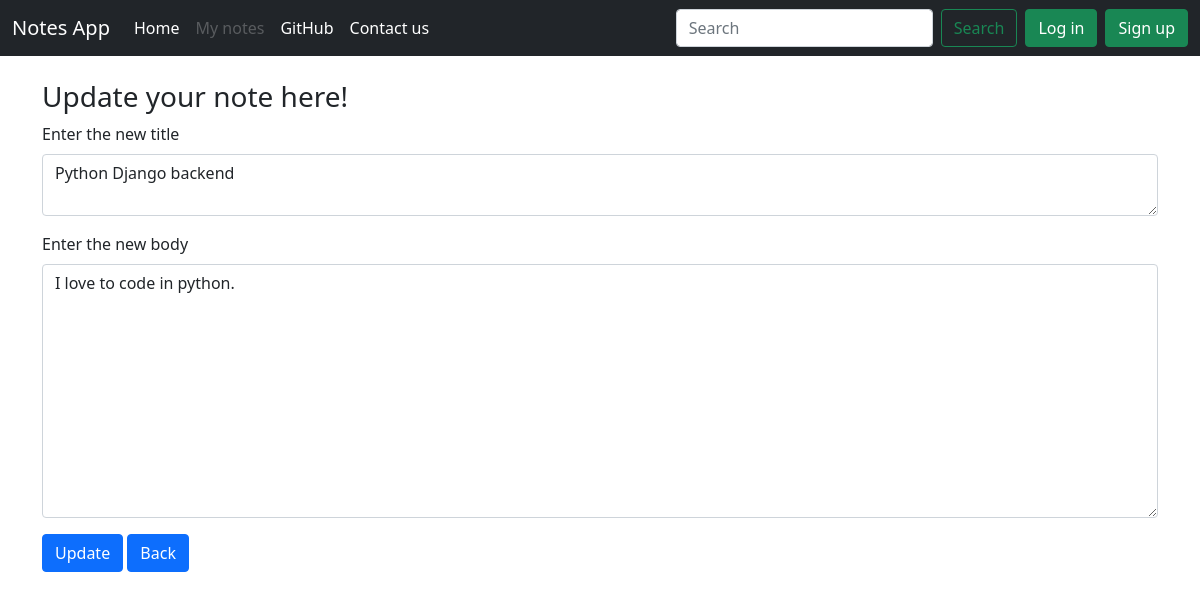
The app's page /update/18 with its own data.
### home/models.py (models this page shows, shortened)
class NotesInfo(models.Model):
    id = models.AutoField(primary_key=True)
    title = models.CharField(max_length=50)
    body =models.TextField()
    date = models.DateField(blank=True,null=True)
    user = models.ForeignKey(User,on_delete=CASCADE,null=True)

### home/views.py (the view)
# urls.py: path('update/<int:id>',views.update,name = "update"),
def update(request,id):
    print("This id of the note is",id)
    note = NotesInfo.objects.get(pk=id)
    title = note.title
    body = note.body
    context = {'id':id,'title':title,'body':body}
    return render(request,'update.html',context)

### home/templates/update.html (shortened to what this page needs)
{% extends 'base.html' %}
{% block body %}
<div class="container my-4">
    <h3>Update your note here!</h1>
    <form action="{% url 'edit' id %}" method="POST" class="my-3" style="display: inline;">
        <div class="mb-3">
          <label for="exampleInputEmail1" class="form-label" >Enter the new title</label>
          <textarea type="textarea" class="form-control" id="exampleInputEmail1" name="newtitle" rows="2" >{{title}}</textarea>
        </div>
        <div class="mb-3">
            <label for="exampleInputEmail1" class="form-label" >Enter the new body</label>
            <textarea type="textarea" class="form-control" id="exampleInputEmail1" name="newbody" rows="10" >{{body}}</textarea>
        </div>
        <button id="submitbtn" type="submit" onclick="submitconfirm" class="btn btn-primary" >Update</button>
      </form>
      <form action="{% url 'back' %}" method="post" style="display: inline;">
        <button id="submitbtn" type="submit" class="btn btn-primary">Back</button>
    </form>
</div>
{% endblock body %}

### records on screen
NotesInfo: newtitle "Python Django backend", newbody "I love to code in python."
